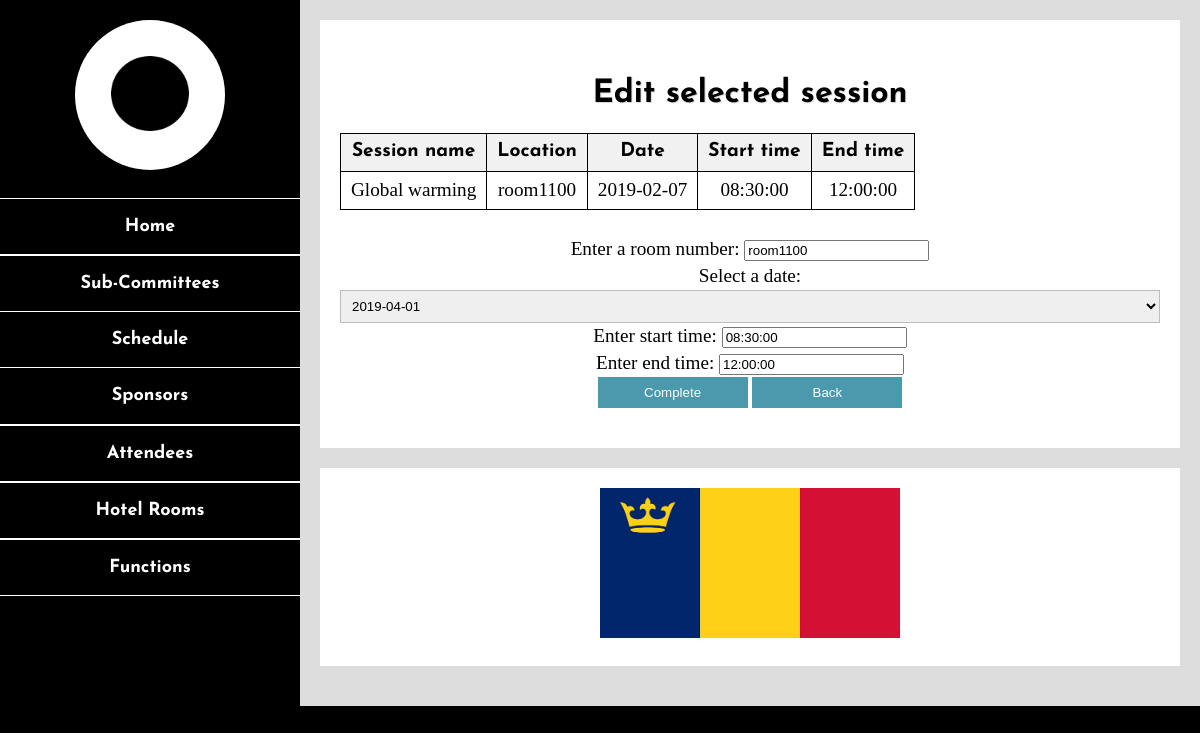
/src/editsessionstep1.php?sename=Global warming, run on an earlier commit of the app's database.
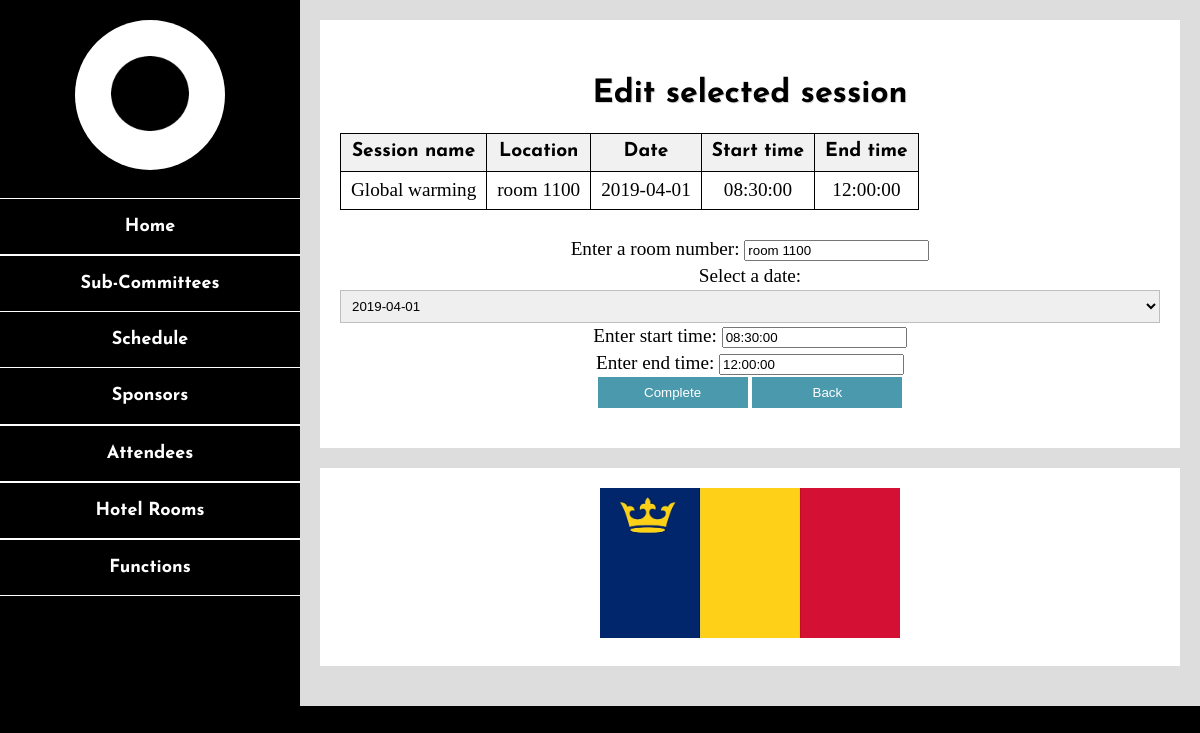
And on a later commit of the database.
### tables this page shows
CREATE TABLE sessions(
    name VARCHAR(50) NOT null PRIMARY KEY,
    room_location VARCHAR(50) NOT null,
    start_date_time DATETIME NOT null,
    end_date_time DATETIME NOT null,
    speaker_id VARCHAR(10) NOT null,
    FOREIGN KEY (speaker_id) REFERENCES attendees(id)
    ON DELETE CASCADE
);

### src/editsessionstep1.php (the view, shortened to what this page needs)
<!DOCTYPE html>
<html lang="en">
<head>
    <link rel="stylesheet" href="css/style.css">
    <link rel="stylesheet" href="css/responsive.css">
</head>
<body>
<header>
    <a href="index.php">
        <img src="./img/placeholder_personal_portrait.jpg" alt="Portrait of River Lawrence"/>
    </a>
    <?php
    include 'include\navigationmenu.php';
    ?>
</header>
<div id="main-content">
    <h1 id="page-title">Edit selected session</h1>
    <table>
        <tr><th>Session name</th>
            <th>Location</th>
            <th>Date</th>
            <th>Start time</th>
            <th>End time</th>
        </tr>
        <?php
        $sename = $_GET['sename'];
        $sql = "select name,room_location,date(start_date_time) as date,time(start_date_time)as start_time,time(end_date_time)as end_time
                from sessions
                where name= '". $sename ."'
                order by date, start_time";
        $stmt = $pdo->query($sql);
        while ($item = $stmt->fetch()) {
            $sename = $item['name'];
            $room_location = $item['room_location'];
            $date = $item['date'];
            $start_time = $item['start_time'];
            $end_time = $item['end_time'];
            echo "<tr><td>"
                .$sename."</td><td name='id'>"
                .$room_location."</td><td>"
                .$date."</td><td>"
                .$start_time."</td><td>"
                .$end_time."</td>";
        }
        ?>
    </table>
    <br>
    <form action="editsessionstep2.php?sename='<?php echo $sename?>'" method="post">
        Enter a room number:
        <input type="text" name="newlocation" value="<?php echo $room_location?>">
        <br>
        Select a date:
        <?php
        echo "<select name='newdate'>";
        if (strtotime($date) == strtotime('2019-04-02')){
            echo "<option id='2019-04-01' value='2019-04-01'>2019-04-01</option>";
            echo "<option id='2019-04-02' value='2019-04-02' selected='selected'>2019-04-02</option>";
            echo "<option id='2019-04-03' value='2019-04-03'>2019-04-03</option>";
            echo "<option id='2019-04-04' value='2019-04-04'>2019-04-04</option>";
            echo "<option id='2019-04-05' value='2019-04-05'>2019-04-05</option>";
        } else {
            echo "<option id='2019-04-01' value='2019-04-01'>2019-04-01</option>";
        }
        echo "</select>";
        ?>
        <br>
        Enter start time:
        <input type="text" name="newstart_time" value="<?php echo $start_time?>">
        <br>
        Enter end time:
        <input type="text" name="newend_time" value="<?php echo $end_time?>">
        <br>
        <input type="submit" value="Complete">
        <input type="button" value="Back" onclick="history.back()">
    </form>
</div>
<footer>
    <img src="./img/qflag.jpg" alt="Ontario provincial flag"/>
</footer>
</body>
</html>

What changed in the data, as far as the page shows it:
changed sessions "Global warming": room_location "room1100" → "room 1100"; date "2019-02-07" → "2019-04-01"; newlocation "room1100" → "room 1100"
